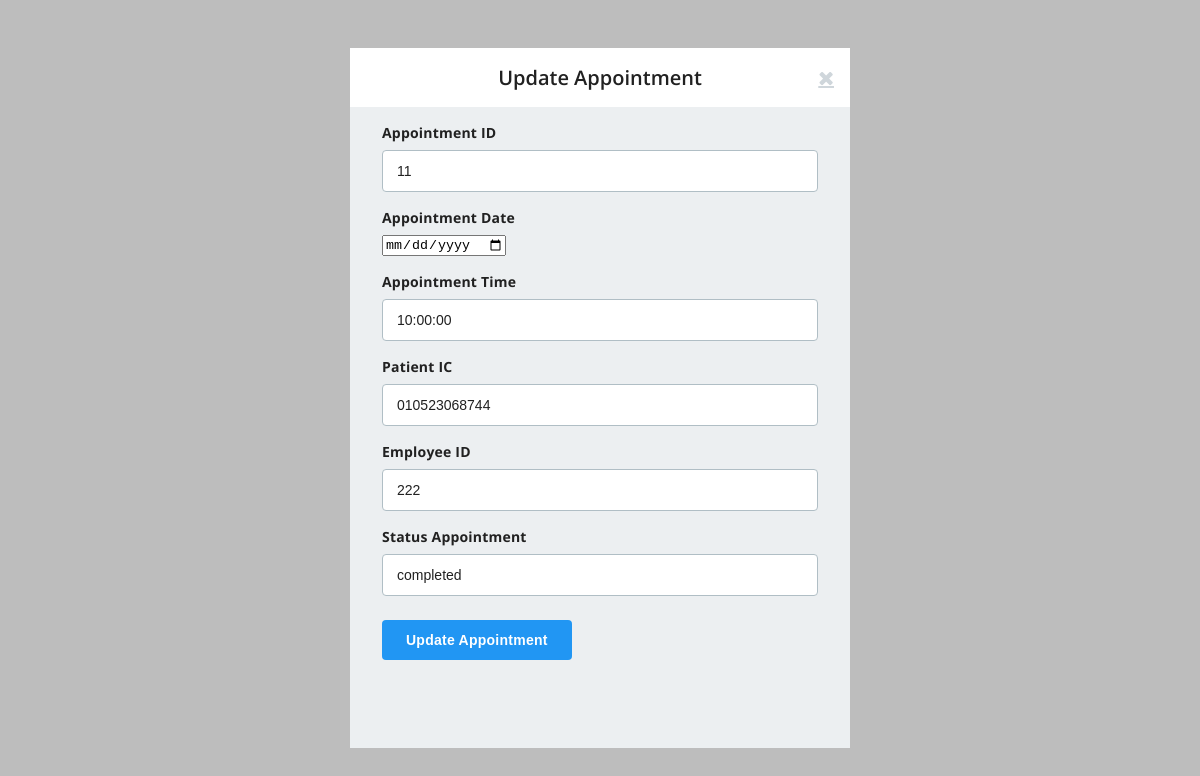
Page /updapp.php?updapp=11 on the committed database.
### tables this page shows
CREATE TABLE `appointment` (
  `appID` int(11) NOT NULL,
  `appDate` date NOT NULL,
  `appTime` time NOT NULL,
  `patientIC` varchar(12) NOT NULL,
  `empID` int(11) NOT NULL,
  `treatmentID` int(11) DEFAULT NULL,
  `statusapp` varchar(20) NOT NULL
);

### updapp.php (the view, shortened to what this page needs)
<html lang="en"><head>
  <link rel="stylesheet" href="https://cdnjs.cloudflare.com/ajax/libs/normalize/5.0.0/normalize.min.css">
</head>
<body translate="no">
<form class="well form-horizontal" action="updateappsql.php" method="post"  id="addform">
  <div class="wrapper">
  <div class="form-header">Update Appointment <a href="applist.php" class="fa fa-times close"> </a></div>
  <div class="form-grp">
  <?php
	include("dbconn.php");
	$sql = "SELECT * FROM appointment WHERE appID = ".$_GET['updapp'];
	$query = mysqli_query($dbconn, $sql) or die ("Error: " . mysqli_error($dbconn));
	$row = mysqli_num_rows($query);
	if($row != 0)
	{
		$r = mysqli_fetch_assoc($query); ?>
    <label>Appointment ID</label>
    <input name="appID" type="text" value="<?php echo $r['appID']?>" placeholder="" readonly>
  </div>
  <div class="form-grp">
    <label>Appointment Date</label>
    <input name="appDate" type="date"  value="<?php echo $r['appDate']?> "placeholder="">
  </div>
  <div class="form-grp">
    <label>Appointment Time</label>
    <input name="appTime" type="text"  value="<?php echo $r['appTime']?>" placeholder="" >
  </div>
  <div class="form-grp">
    <label>Patient IC</label>
    <input name="patientIC" type="text"  value="<?php echo $r['patientIC']?>" placeholder="" readonly>
  </div>
  <div class="form-grp">
    <label>Employee ID</label>
    <input name="empID" type="text"  value="<?php echo $r['empID']?>" placeholder="" readonly>
  </div>
  <div class="form-grp">
    <label>Status Appointment</label>
    <input name="statusapp" type="text"  value="<?php echo $r['statusapp']?>"placeholder="">
  </div>
  <div class="form-grp">
    <input type="submit" value="Update Appointment">
  </div>
</div>
<?php }?>

### updapp.php (style rules this page uses)
*, *:before, *:after { box-sizing: border-box; }
body { font-size: 100%; font-family: 'Open Sans', sans-serif; background: #BDBDBD; }
.wrapper { max-width: 500px; height: 700px; margin: 3rem auto; background: #eceff1; padding: 0 0 1rem; position: relative; }
.form-header { background: #fff; text-align: center; font-size: 1.25rem; font-weight: 600; color: #212121; padding: 1rem; margin: 0 0 1rem; position: relative; }
.form-header .close { position: absolute; right: 1rem; top: 1.25rem; color: #cfd6db; cursor: pointer; transition: color .2s ease; }
.form-grp { margin: 0 2rem 1rem; }
.form-grp label { display: block; margin: 0 0 .5rem; font-weight: 700; letter-spacing: .2px; font-size: .875rem; color: #212121; }
input[type="text"], input[type="email"], input[type="password"] { padding: 0.75rem 0.875rem; border-radius: 4px; outline: 0; color: #212121; font-size: .875rem; width: 100%; border: 0.063rem solid #b0bec5; }
input[type="submit"] { padding: 0.75rem 1.5rem; margin: .5rem 0 0; outline: 0; border: 0; background: #2196f3; border-radius: 4px; color: #FFF; font-weight: 700; font-size: .875rem; letter-spacing: .25px; transition: background .3s ease; }

### rows in the picture
appointment: appID "11", appTime "10:00:00", patientIC "010523068744", empID "222", statusapp "completed"
